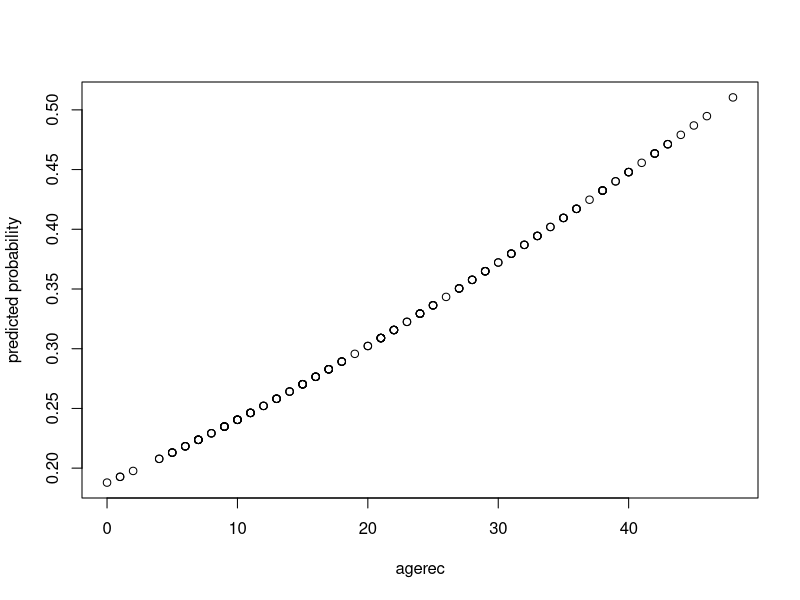
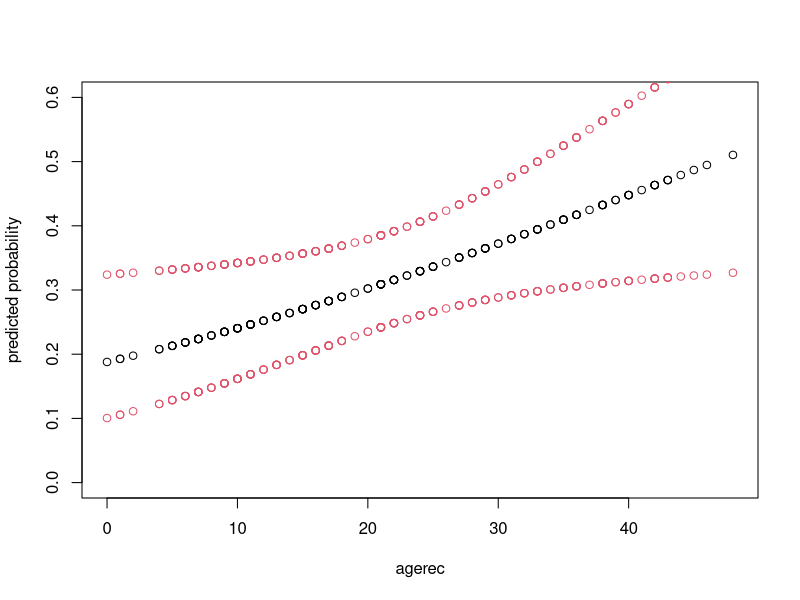
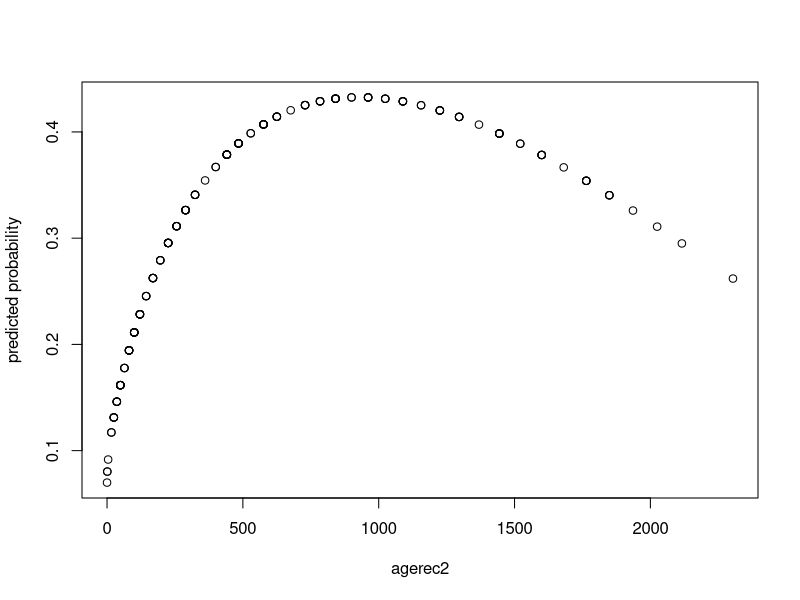
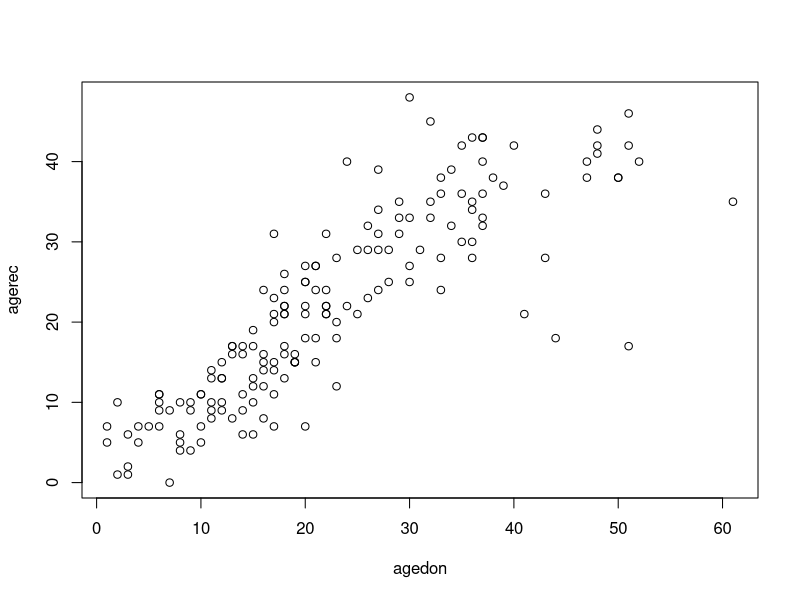
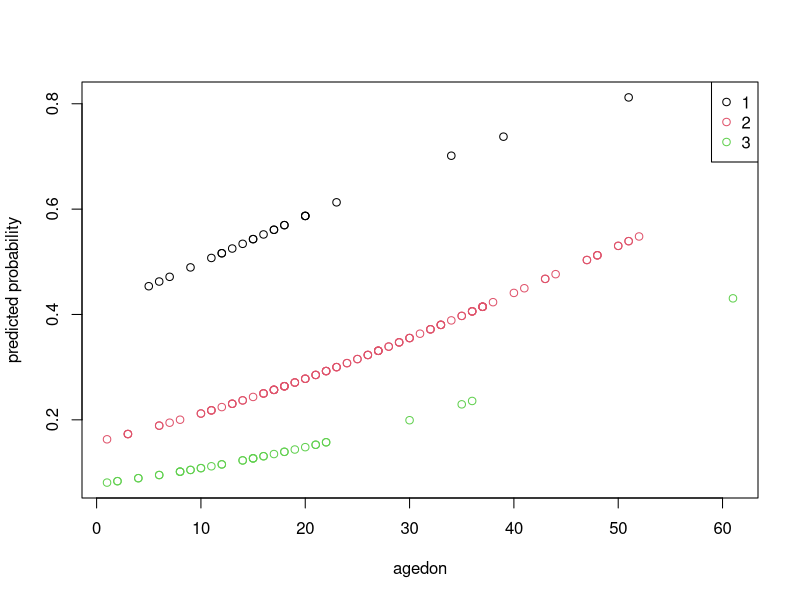
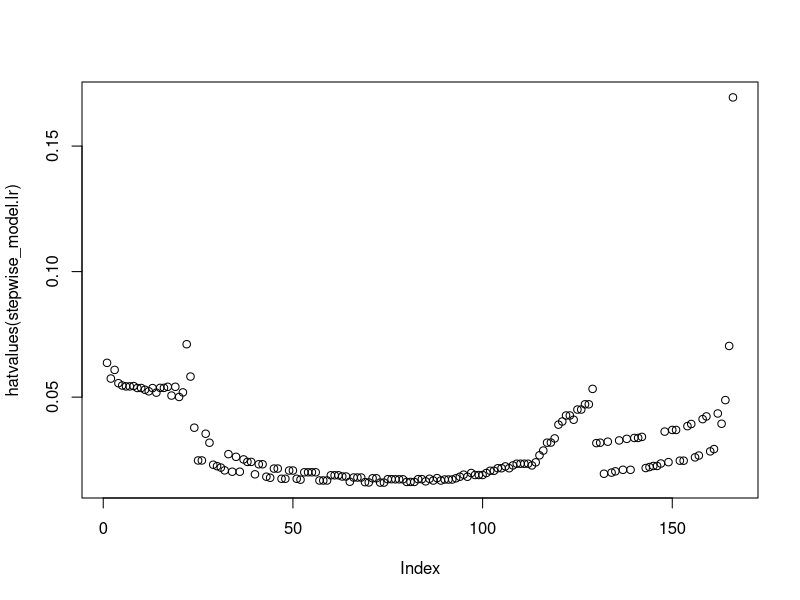

Write R code to recreate these figures, in order.
## ---- chunk 1
bonemarrow = read.csv('bonemarrow.csv')
## ---- chunk 2
model.lr1 = glm(agvhd~agerec, family=binomial, data=bonemarrow)
summary(model.lr1)
## ---- chunk 3
plot(x = bonemarrow$agerec, y = model.lr1$fitted.values, type = 'p', xlab = 'agerec', ylab = 'predicted probability')
## ---- chunk 4
# first calculate logit with standard error
logit <- predict(model.lr1, se.fit = TRUE)
# lowerbound 95% confidence interval logit
logit.lwb <- logit$fit-1.96*logit$se.fit
# upperbound 95% confidence interval logit
logit.upb <- logit$fit+1.96*logit$se.fit
# lowerbound 95% confidence interval pred
pred.lwb <- exp(logit.lwb)/(1+exp(logit.lwb))
# upperbound 95% confidence interval pred
pred.upb <- exp(logit.upb)/(1+exp(logit.upb))
plot(bonemarrow$agerec, model.lr1$fitted.values, xlab="agerec", ylab="predicted probability", ylim=c(0,0.60))
points(bonemarrow$agerec,pred.lwb, col=2)
points(bonemarrow$agerec,pred.upb, col=2)
## ---- chunk 5
bonemarrow$agerec2 <- bonemarrow$agerec**2
model.lr2 <- glm(agvhd~agerec+agerec2, family=binomial, data=bonemarrow)
summary(model.lr2)
plot(bonemarrow$agerec2, model.lr2$fitted.values, type = 'p', xlab="agerec2", ylab="predicted probability")
## ---- chunk 6
plot(x = bonemarrow$agedon, y = bonemarrow$agerec, type = 'p', xlab = 'agedon', ylab = 'agerec')
## ---- chunk 7
model.lr3 <- glm(agvhd~agerec+agedon, family=binomial, data=bonemarrow)
summary(model.lr3)
## ---- chunk 8
model.lr4 <- glm(agvhd~agedon + as.factor(diag), family=binomial, data=bonemarrow)
summary(model.lr4)
## ---- chunk 9
plot(bonemarrow$agedon, model.lr4$fitted.values, xlab="agedon", ylab="predicted probability", col=bonemarrow$diag)
legend("topright", legend = unique(bonemarrow$diag), col = unique(bonemarrow$diag), pch = 1)
## ---- chunk 10
model.lr5 <- glm(agvhd~agedon+ as.factor(diag) +sexdon + sexrec, family=binomial, data=bonemarrow)
summary(model.lr5)
## ---- chunk 11
# Likelihood ratio test
lr_stat <-  -2 * (logLik(model.lr4) - logLik(model.lr5))
#Calculate the difference in number of parameters.
df <- df.residual(model.lr4) - df.residual(model.lr5)
#Calculate the p-value using the chi-square distribution:
p_value <- 1 - pchisq(lr_stat, df)
p_value
## ---- chunk 12
model.lr6 <- glm(agvhd~agedon+ as.factor(diag) +sexdon + sexrec + sexdon*sexrec, family=binomial, data=bonemarrow)
summary(model.lr6)
## ---- chunk 13
bonemarrow$mismatch <- abs(bonemarrow$sexdon-bonemarrow$sexrec)
table(bonemarrow$mismatch)
## ---- chunk 14
model.lr7 <- glm(agvhd~agedon+as.factor(diag)+mismatch, family=binomial, data=bonemarrow)
summary(model.lr7)
## ---- chunk 15
initial_model.lr <- glm(agvhd~agedon+ agerec+ as.factor(diag) +sexdon+sexrec+mismatch, family
=binomial, data=bonemarrow)
stepwise_model.lr <- step(initial_model.lr, direction = "both")
## ---- chunk 16
summary(stepwise_model.lr)
## ---- chunk 17
plot(hatvalues(stepwise_model.lr))
bonemarrow$hatvalues <- hatvalues(stepwise_model.lr)
## ---- chunk 18
nsim<-100000
set.seed(2468)
probX <- 0.5
X <- rbinom(n=nsim, size=1,prob=probX)
probY <- 0.01 + 0.05*X
Y<-rbinom(n=nsim, size=1, prob=probY)
out <- cbind(X,Y)
cohort<-data.frame(out)
tab = table(cohort)
tab_pro = proportions(tab, "X")
## ---- chunk 19
pi0_hat = tab_pro[1, 2]
pi1_hat = tab_pro[2, 2]
(risk_diff = pi1_hat - pi0_hat)
(re_risk = pi1_hat / pi0_hat)
(odds_ratio = (pi1_hat/(1-pi1_hat))/(pi0_hat/(1-pi0_hat)))
## ---- chunk 20
# Select all cases
cases <- cohort[cohort$Y ==1, ]
# and  1% of controls
select <- rbinom(n=nsim, size=1, prob=0.01)
controls <- cohort[cohort$Y ==0 & select==1, ]
case.control <- rbind(cases,controls)
## ---- chunk 21
tab2 = table(case.control)
tab_pro2 = proportions(tab2, "X")
tab_pro2
## ---- chunk 22
pi0_hat2 = tab_pro2[1, 2]
pi1_hat2 = tab_pro2[2, 2]
(risk_diff2 = pi1_hat2 - pi0_hat2)
(re_risk2 = pi1_hat2 / pi0_hat2)
(odds_ratio2 = (pi1_hat2/(1-pi1_hat2))/(pi0_hat2/(1-pi0_hat2)))
